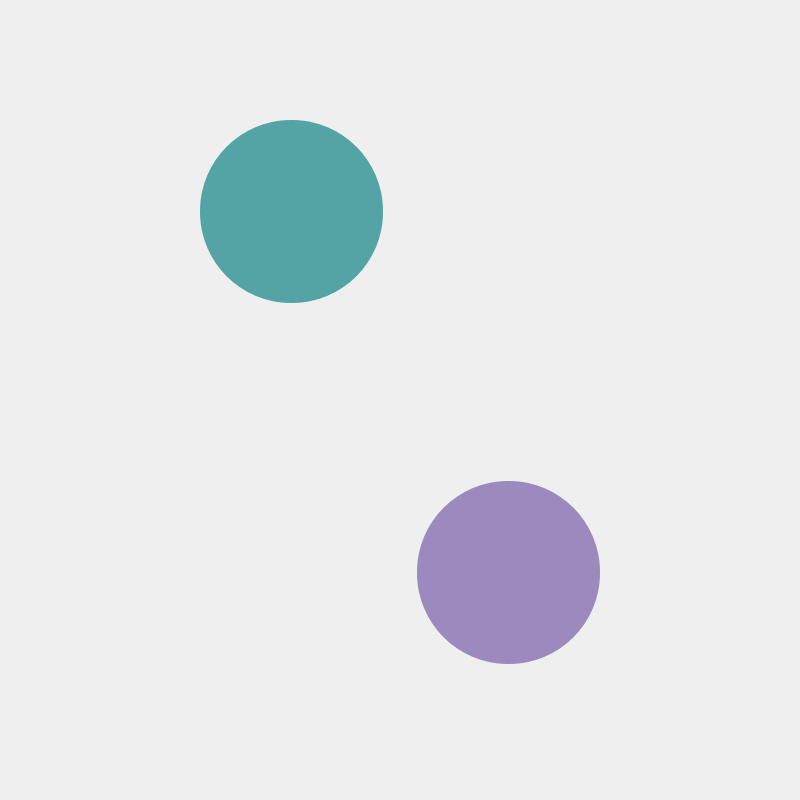
<?xml version="1.0" encoding="UTF-8"?>
<ui version="4.0">
 <class>MenuWidget</class>
 <widget class="QWidget" name="MenuWidget">
  <property name="geometry">
   <rect>
    <x>0</x>
    <y>0</y>
    <width>800</width>
    <height>800</height>
   </rect>
  </property>
  <property name="maximumSize">
   <size>
    <width>800</width>
    <height>800</height>
   </size>
  </property>
  <property name="windowTitle">
   <string>Skripta</string>
  </property>
  <property name="statusTip">
   <string/>
  </property>
  <property name="whatsThis">
   <string/>
  </property>
  <property name="accessibleName">
   <string/>
  </property>
  <property name="accessibleDescription">
   <string/>
  </property>
  <property name="autoFillBackground">
   <bool>false</bool>
  </property>
  <property name="styleSheet">
   <string notr="true">QWidget #MenuWidget {
	background-image: url(&quot;images:main-window.png&quot;);
	background-attachment:  fixed;
}</string>
  </property>
  <widget class="QPushButton" name="RecordButton">
   <property name="geometry">
    <rect>
     <x>200</x>
     <y>120</y>
     <width>183</width>
     <height>183</height>
    </rect>
   </property>
   <property name="styleSheet">
    <string notr="true">QPushButton#RecordButton{
	border-radius: 91px;
	background:  rgb(84, 164, 166);
}

QPushButton#RecordButton:hover {
    background: #63C2C4;
}

QPushButton#RecordButton:pressed {
    background: #63C2C4;
	border: 3px solid white;
}
</string>
   </property>
   <property name="text">
    <string/>
   </property>
   <property name="icon">
    <iconset>
     <normaloff>resources/icons/mic.png</normaloff>resources/icons/mic.png</iconset>
   </property>
   <property name="iconSize">
    <size>
     <width>140</width>
     <height>140</height>
    </size>
   </property>
   <property name="checkable">
    <bool>true</bool>
   </property>
  </widget>
  <widget class="QPushButton" name="LoadButton">
   <property name="geometry">
    <rect>
     <x>417</x>
     <y>481</y>
     <width>183</width>
     <height>183</height>
    </rect>
   </property>
   <property name="styleSheet">
    <string notr="true">QPushButton#LoadButton {
	border-radius: 91px;
	background: #9C8ABF;
}

QPushButton#LoadButton:hover {
    background: #B8A2E1;
}

QPushButton#LoadButton:pressed {
    background: #B8A2E1;
	border: 3px solid white;
}
</string>
   </property>
   <property name="text">
    <string/>
   </property>
   <property name="icon">
    <iconset>
     <normaloff>resources/icons/audio.png</normaloff>resources/icons/audio.png</iconset>
   </property>
   <property name="iconSize">
    <size>
     <width>150</width>
     <height>150</height>
    </size>
   </property>
   <property name="checkable">
    <bool>true</bool>
   </property>
  </widget>
  <zorder>LoadButton</zorder>
  <zorder>RecordButton</zorder>
 </widget>
 <resources/>
 <connections/>
</ui>
